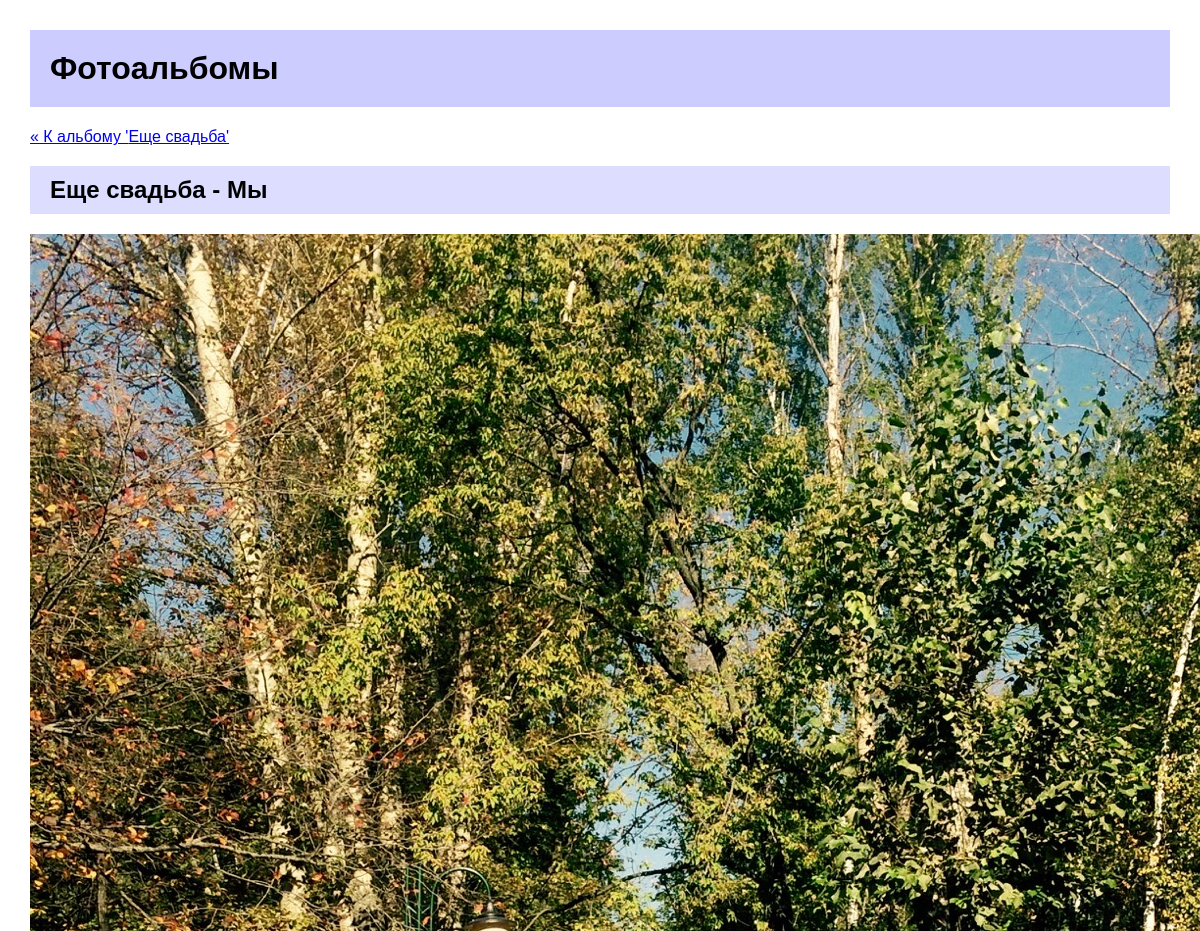
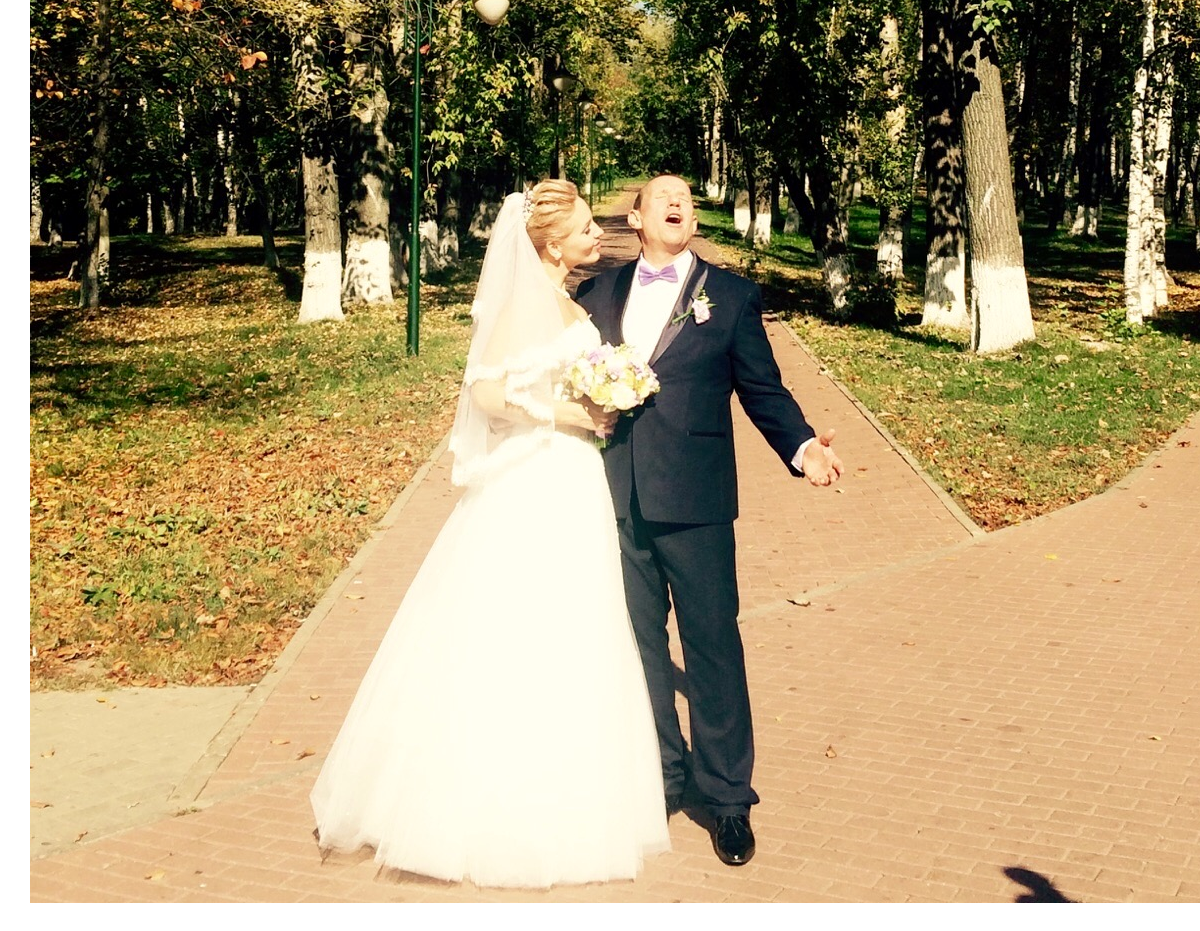
The page /gallery/photos/12/ on the database its author committed (2 pictures, top to bottom).
### items/models/photos.py (models this page shows, shortened)
class Photo(Model):
    album = ForeignKey(Album, on_delete=CASCADE)
    title = CharField(max_length=250)
    image = ThumbnailImageField(upload_to='photos%Y%m%d%H%M%S')
    caption = CharField(max_length=250, blank=True, null=True)
    class Meta:
        verbose_name = 'Фотография'
        verbose_name_plural = 'Фотографии'
        ordering = ['title']

### items/models/album.py (models this page shows, shortened)
class Album(Model):
    name = CharField(verbose_name="Наименование альбома", max_length=250)
    description = TextField(verbose_name="Характеристики альбома", blank=True, null=True)
    class Meta:
        verbose_name = 'Фотоальбом'
        verbose_name_plural = 'Фотоальбомы'
        ordering = ['name']
    @permalink
    def get_absolute_url(self):
        return ('item_detail', None, dict(pk=self.id))

### items/views.py (the view)
# urls.py: path(r'photos/<int:pk>/', PhotosDetailView.as_view(), name='photo_detail')
class PhotosDetailView(DetailView):
    model = Photo
    template_name = 'photos_detail.html'
    def get_queryset(self):
        return Photo.objects.all()

### context_processors.py (called while the page is built)
def root_url_processor(request):
    return {'ROOT_URL': ROOT_URL}

### items/__init__.py (called while the page is built)
def permalink(func):
    from functools import wraps
    from django.urls import reverse
    @wraps(func)
    def inner(*args, **kwargs):
        tuple = func(*args, **kwargs)
        res = reverse(tuple[0], None, *tuple[1:3])
        return res
    return inner

### items/templates/photos_detail.html (shortened to what this page needs)
{% extends "base.html" %}
{% block content %}
    <a href="{{ object.album.get_absolute_url }}">&laquo; К альбому '{{ object.album.name }}'</a>
    <h2>{{ object.album.name }} - {{ object.title }}</h2>
    <img src="{{ object.image.url }}"/>
{% endblock %}

### items/templates/base.html (style rules this page uses)
body { margin: 30px; font-family: sans-serif; background: #fff; }
h2 { background: #ddf; padding: 10px 20px; }

### rows shown on the page
Photo: album.name "Еще свадьба", title "Мы", image (picture)
